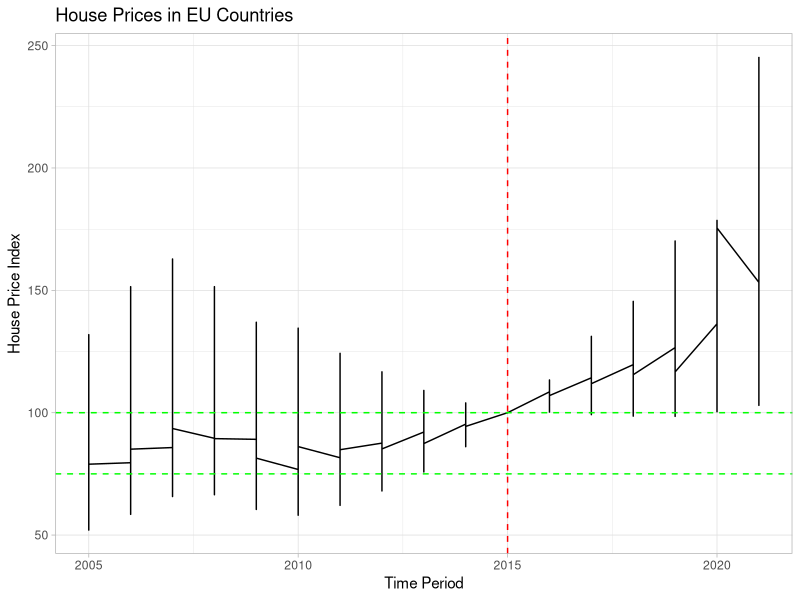
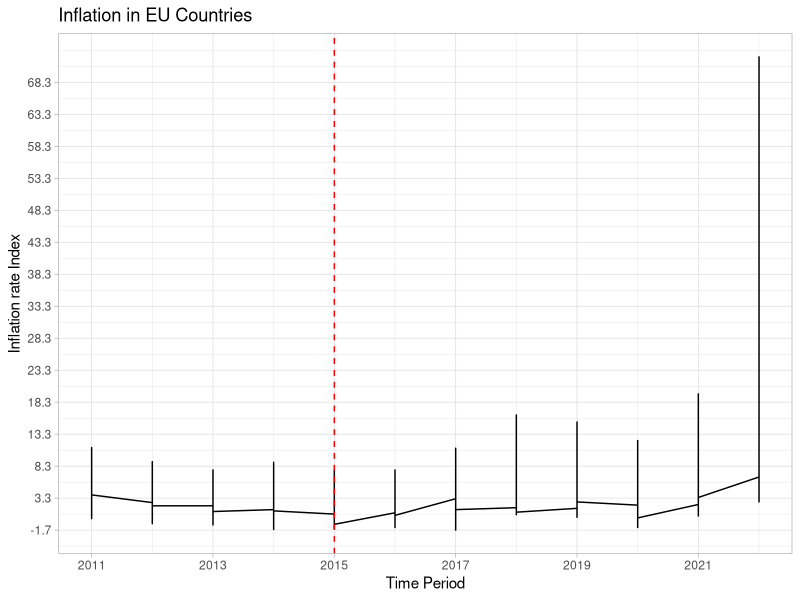
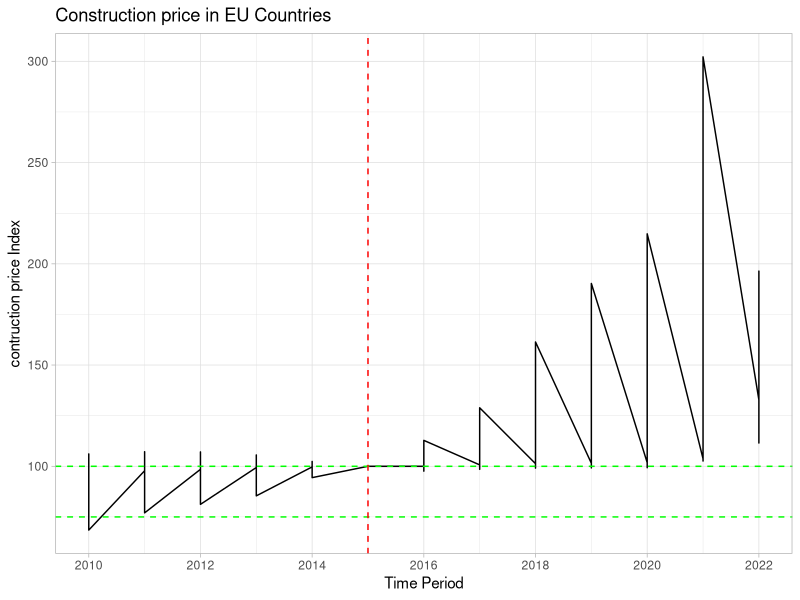
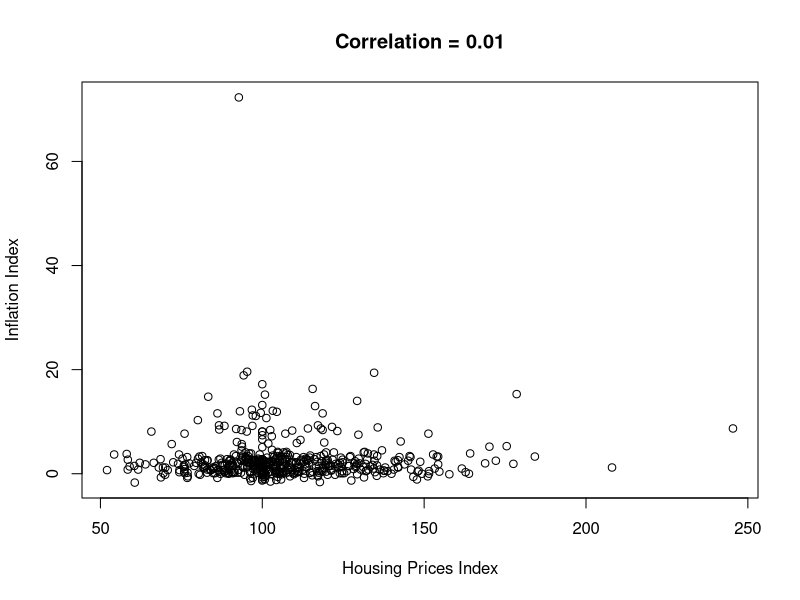
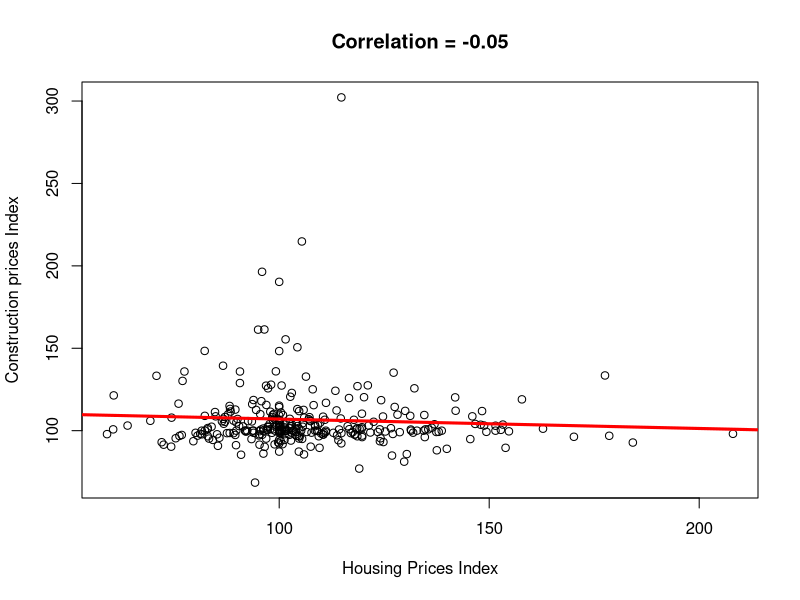
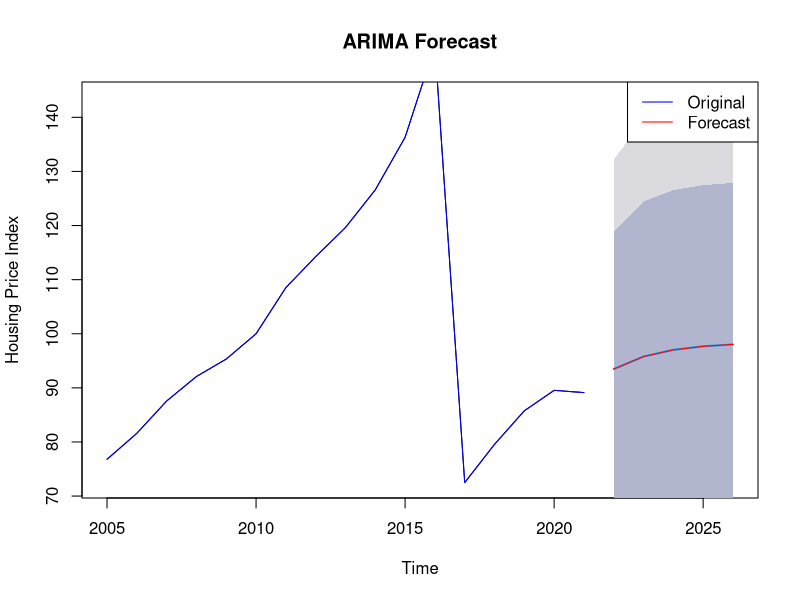

Here is the R script that generated these plots, in order:
#import libraries 
library(readr)
library(ggplot2)
library(forecast)
library(stats)
#import data from csv file 
data <- read_csv("Housing_Market_EU_dataset.csv")
View(data)
summary(data)
data_Infla <- read_csv("Inflation_EU_dataset.csv")
View(data_Infla)
data_Const <- read_csv("Construction_Price _EU.csv")
View(data_Const)

#cleaning and processing data 
clean_data <- na.omit(data)
clean_data$OBS_VALUE <- as.numeric(clean_data$OBS_VALUE, errors = "coerce")
data_filtered_const <- data_Const[complete.cases(data_Const$OBS_VALUE), ]

#analyzing data :

#plot1 housing prices % time period  
ggplot(data, aes(x = TIME_PERIOD, y = OBS_VALUE)) +
  geom_line() +
  geom_hline(yintercept = 100, color = "green", linetype = "dashed") +
  geom_hline(yintercept = 75, color = "green", linetype = "dashed") +
  geom_vline(xintercept = 2015, color = "red", linetype = "dashed") +
  labs(
    title = "House Prices in EU Countries",
    x = "Time Period",
    y = "House Price Index"
  ) +
  theme_light()

#plot2 inflation rate in the EU % time period

ggplot(data_Infla, aes(x = TIME_PERIOD, y = OBS_VALUE)) +
  geom_line() +
  geom_vline(xintercept = 2015, color = "red", linetype = "dashed") +
  labs(
    title = "Inflation in EU Countries",
    x = "Time Period",
    y = "Inflation rate Index"
  ) +
  theme_light()+
  scale_x_continuous(
    breaks = seq(min(data_Infla$TIME_PERIOD), max(data_Infla$TIME_PERIOD), by = 2),  # Espacement de 2 entre les valeurs
    labels = seq(min(data_Infla$TIME_PERIOD), max(data_Infla$TIME_PERIOD), by = 2)  # Étiquettes personnalisées
  )+
  scale_y_continuous(
    breaks = seq(min(data_Infla$OBS_VALUE), max(data_Infla$OBS_VALUE), by = 5),  # Espacement de 2 entre les valeurs
    labels = seq(min(data_Infla$OBS_VALUE), max(data_Infla$OBS_VALUE), by = 5)  # Étiquettes personnalisées
  )

#plot3 construction price in the EU % time period

ggplot(data_filtered_const, aes(x = TIME_PERIOD, y = OBS_VALUE)) +
  geom_line() +
  geom_hline(yintercept = 100, color = "green", linetype = "dashed") +
  geom_hline(yintercept = 75, color = "green", linetype = "dashed") +
  geom_vline(xintercept = 2015, color = "red", linetype = "dashed") +
  labs(
    title = "Construction price in EU Countries",
    x = "Time Period",
    y = "contruction price Index"
  ) +
  theme_light()+
  scale_x_continuous(
    breaks = seq(min(data_filtered_const$TIME_PERIOD), max(data_filtered_const$TIME_PERIOD), by = 2),  # Espacement de 2 entre les valeurs
    labels = seq(min(data_filtered_const$TIME_PERIOD), max(data_filtered_const$TIME_PERIOD), by = 2)  # Étiquettes personnalisées
  )





#check for correlation between housing prices and inflation : 

  #data and data_infl dont have the same dimension so we r gonna subset from the bigger one 

n_rows_data <- nrow(data)
n_rows_data_Infla <- nrow(data_Infla)
print(n_rows_data)
print(n_rows_data_Infla )
min_length <- min(n_rows_data, n_rows_data_Infla)
data_subset <- head(data, n = min_length)

 #calcul correlation 

correlation <- cor(data_subset$OBS_VALUE, data_Infla$OBS_VALUE)

# Plot a scatter plot to visualize the correlation
plot(data_subset$OBS_VALUE,data_Infla$OBS_VALUE, 
     main = paste("Correlation =", round(correlation, 2)),
     xlab = "Housing Prices Index", ylab = "Inflation Index")

# Add a trendline to the scatter plot
abline(lm(data_subset$OBS_VALUE ~ data_Infla$OBS_VALUE), col = "red",lwd = 3)






#check for correlation between housing prices and construction price index : 

  #data and data_cont dont have the same dimension  so we r gonna subset from the bigger one 
  # data_cont have Null values in the column OBS_VALUE so we r gonna filter them out 

n_rows_data <- nrow(data) 
n_rows_data_Const <- nrow(data_filtered_const)
print(n_rows_data)
print(n_rows_data_Const )
min_length <- min(n_rows_data, n_rows_data_Const)
data_subset <- head(data, n = min_length)

  #the follwing test to check is the column has been succesfullt filtered 

if (anyNA(data_subset$OBS_VALUE) || anyNA(data_filtered_const$OBS_VALUE)) {
  stop("There are missing values in the data. Please handle them before calculating correlation.")
}

#calcul correlation 

correlation <- cor(data_subset$OBS_VALUE, data_filtered_const$OBS_VALUE)
print(correlation)

# Plot a scatter plot to visualize the correlation
plot(data_subset$OBS_VALUE,data_filtered_const$OBS_VALUE, 
     main = paste("Correlation =", round(correlation, 2)),
     xlab = "Housing Prices Index", ylab = "Construction prices Index")

# Add a trendline to the scatter plot
abline(lm(data_subset$OBS_VALUE ~ data_filtered_const$OBS_VALUE), col = "red",lwd = 3)



#prediction of the behavior of the Housing market in the following years (would it stay in crisis or would the prices be regulated)

#create a time series object 
data_ts <- ts(data$OBS_VALUE, start = 2005, end = 2021, frequency = 1)

# Train an ARIMA model
arima_model <- auto.arima(data_ts)

# Make predictions using the ARIMA model
forecast_values <- forecast(arima_model, h = 5)  # Forecasting the next 3 periods
print(forecast_values)



# Visualize the original time series data and the forecasted values
plot(forecast_values, main = "ARIMA Forecast", xlab = "Time", ylab = "Housing Price Index", ylim = c(min(data_ts), max(forecast_values$upper)))
lines(data_ts, col = "blue")  # Original data
lines(forecast_values$mean, col = "red")     # Forecasted values
legend("topright", legend = c("Original", "Forecast"), col = c("blue", "red"), lty = 1)

